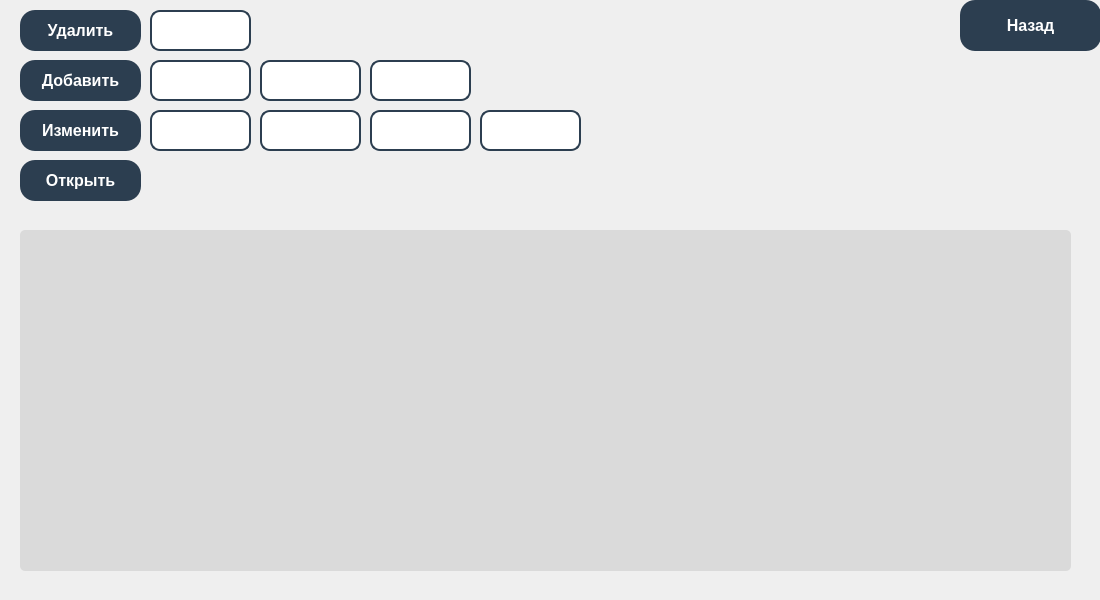
<?xml version="1.0" encoding="UTF-8"?>
<ui version="4.0">
 <class>MainWindow</class>
 <widget class="QMainWindow" name="MainWindow">
  <property name="geometry">
   <rect>
    <x>0</x>
    <y>0</y>
    <width>1100</width>
    <height>600</height>
   </rect>
  </property>
  <property name="minimumSize">
   <size>
    <width>1100</width>
    <height>600</height>
   </size>
  </property>
  <property name="maximumSize">
   <size>
    <width>1100</width>
    <height>600</height>
   </size>
  </property>
  <property name="sizeIncrement">
   <size>
    <width>1100</width>
    <height>600</height>
   </size>
  </property>
  <property name="baseSize">
   <size>
    <width>1100</width>
    <height>600</height>
   </size>
  </property>
  <property name="windowTitle">
   <string>drivers</string>
  </property>
  <property name="styleSheet">
   <string notr="true">/* Стили для фона */
QFrame#backgroundFrame {
    background-color: #f1f1f1;
}
font-family: &quot;Roboto&quot;, Arial, sans-serif;</string>
  </property>
  <widget class="QWidget" name="centralwidget">
   <widget class="QTableWidget" name="tableWidget">
    <property name="geometry">
     <rect>
      <x>20</x>
      <y>230</y>
      <width>1051</width>
      <height>341</height>
     </rect>
    </property>
    <property name="styleSheet">
     <string notr="true">background-color: rgb(218, 218, 218);
border-radius: 5px;</string>
    </property>
    <property name="dragEnabled">
     <bool>true</bool>
    </property>
   </widget>
   <widget class="QPushButton" name="Dell">
    <property name="geometry">
     <rect>
      <x>20</x>
      <y>10</y>
      <width>121</width>
      <height>41</height>
     </rect>
    </property>
    <property name="styleSheet">
     <string notr="true">/* Стили для обычной кнопки */
QPushButton {
    border: none;
    border-radius: 15px;
    padding: 10px 20px;
    font-size: 16px;
    font-weight: bold;
    color: white;
    background-color: #2c3e50;
}

/* Стили для кнопки при наведении */
QPushButton:hover {
    background-color: #34495e;
}

/* Стили для кнопки при нажатии */
QPushButton:pressed {
    background-color: #1f2b36;
}
</string>
    </property>
    <property name="text">
     <string>Удалить</string>
    </property>
   </widget>
   <widget class="QPushButton" name="Add">
    <property name="geometry">
     <rect>
      <x>20</x>
      <y>60</y>
      <width>121</width>
      <height>41</height>
     </rect>
    </property>
    <property name="styleSheet">
     <string notr="true">/* Стили для обычной кнопки */
QPushButton {
    border: none;
    border-radius: 15px;
    padding: 10px 20px;
    font-size: 16px;
    font-weight: bold;
    color: white;
    background-color: #2c3e50;
}

/* Стили для кнопки при наведении */
QPushButton:hover {
    background-color: #34495e;
}

/* Стили для кнопки при нажатии */
QPushButton:pressed {
    background-color: #1f2b36;
}
</string>
    </property>
    <property name="text">
     <string>Добавить</string>
    </property>
   </widget>
   <widget class="QPushButton" name="Change">
    <property name="geometry">
     <rect>
      <x>20</x>
      <y>110</y>
      <width>121</width>
      <height>41</height>
     </rect>
    </property>
    <property name="styleSheet">
     <string notr="true">/* Стили для обычной кнопки */
QPushButton {
    border: none;
    border-radius: 15px;
    padding: 10px 20px;
    font-size: 16px;
    font-weight: bold;
    color: white;
    background-color: #2c3e50;
}

/* Стили для кнопки при наведении */
QPushButton:hover {
    background-color: #34495e;
}

/* Стили для кнопки при нажатии */
QPushButton:pressed {
    background-color: #1f2b36;
}
</string>
    </property>
    <property name="text">
     <string>Изменить</string>
    </property>
   </widget>
   <widget class="QPushButton" name="Open">
    <property name="geometry">
     <rect>
      <x>20</x>
      <y>160</y>
      <width>121</width>
      <height>41</height>
     </rect>
    </property>
    <property name="styleSheet">
     <string notr="true">/* Стили для обычной кнопки */
QPushButton {
    border: none;
    border-radius: 15px;
    padding: 10px 20px;
    font-size: 16px;
    font-weight: bold;
    color: white;
    background-color: #2c3e50;
}

/* Стили для кнопки при наведении */
QPushButton:hover {
    background-color: #34495e;
}

/* Стили для кнопки при нажатии */
QPushButton:pressed {
    background-color: #1f2b36;
}
</string>
    </property>
    <property name="text">
     <string>Открыть</string>
    </property>
   </widget>
   <widget class="QPushButton" name="Back">
    <property name="geometry">
     <rect>
      <x>960</x>
      <y>0</y>
      <width>141</width>
      <height>51</height>
     </rect>
    </property>
    <property name="styleSheet">
     <string notr="true">/* Стили для обычной кнопки */
QPushButton {
    border: none;
    border-radius: 15px;
    padding: 10px 20px;
    font-size: 16px;
    font-weight: bold;
    color: white;
    background-color: #2c3e50;
}

/* Стили для кнопки при наведении */
QPushButton:hover {
    background-color: #34495e;
}

/* Стили для кнопки при нажатии */
QPushButton:pressed {
    background-color: #1f2b36;
}
</string>
    </property>
    <property name="text">
     <string>Назад</string>
    </property>
   </widget>
   <widget class="QLineEdit" name="DellLine">
    <property name="geometry">
     <rect>
      <x>150</x>
      <y>10</y>
      <width>101</width>
      <height>41</height>
     </rect>
    </property>
    <property name="styleSheet">
     <string notr="true">/* Стили для поля ввода */
QLineEdit {
    border: 2px solid #2c3e50;
    border-radius: 10px;
    padding: 8px;
    font-size: 13px;
    color: #2c3e50;
}

/* Стили для поля ввода при получении фокуса */
QLineEdit:focus {
    border-color: #34495e;
}
</string>
    </property>
    <property name="text">
     <string/>
    </property>
   </widget>
   <widget class="QLineEdit" name="AddLine">
    <property name="geometry">
     <rect>
      <x>150</x>
      <y>60</y>
      <width>101</width>
      <height>41</height>
     </rect>
    </property>
    <property name="styleSheet">
     <string notr="true">/* Стили для поля ввода */
QLineEdit {
    border: 2px solid #2c3e50;
    border-radius: 10px;
    padding: 8px;
    font-size: 13px;
    color: #2c3e50;
}

/* Стили для поля ввода при получении фокуса */
QLineEdit:focus {
    border-color: #34495e;
}
</string>
    </property>
   </widget>
   <widget class="QLineEdit" name="AddLine_1">
    <property name="geometry">
     <rect>
      <x>260</x>
      <y>60</y>
      <width>101</width>
      <height>41</height>
     </rect>
    </property>
    <property name="styleSheet">
     <string notr="true">/* Стили для поля ввода */
QLineEdit {
    border: 2px solid #2c3e50;
    border-radius: 10px;
    padding: 8px;
    font-size: 13px;
    color: #2c3e50;
}

/* Стили для поля ввода при получении фокуса */
QLineEdit:focus {
    border-color: #34495e;
}
</string>
    </property>
   </widget>
   <widget class="QLineEdit" name="AddLine_2">
    <property name="geometry">
     <rect>
      <x>370</x>
      <y>60</y>
      <width>101</width>
      <height>41</height>
     </rect>
    </property>
    <property name="styleSheet">
     <string notr="true">/* Стили для поля ввода */
QLineEdit {
    border: 2px solid #2c3e50;
    border-radius: 10px;
    padding: 8px;
    font-size: 13px;
    color: #2c3e50;
}

/* Стили для поля ввода при получении фокуса */
QLineEdit:focus {
    border-color: #34495e;
}
</string>
    </property>
   </widget>
   <widget class="QLineEdit" name="ChangeLine_1">
    <property name="geometry">
     <rect>
      <x>260</x>
      <y>110</y>
      <width>101</width>
      <height>41</height>
     </rect>
    </property>
    <property name="styleSheet">
     <string notr="true">/* Стили для поля ввода */
QLineEdit {
    border: 2px solid #2c3e50;
    border-radius: 10px;
    padding: 8px;
    font-size: 13px;
    color: #2c3e50;
}

/* Стили для поля ввода при получении фокуса */
QLineEdit:focus {
    border-color: #34495e;
}
</string>
    </property>
   </widget>
   <widget class="QLineEdit" name="ChangeLine_2">
    <property name="geometry">
     <rect>
      <x>370</x>
      <y>110</y>
      <width>101</width>
      <height>41</height>
     </rect>
    </property>
    <property name="styleSheet">
     <string notr="true">/* Стили для поля ввода */
QLineEdit {
    border: 2px solid #2c3e50;
    border-radius: 10px;
    padding: 8px;
    font-size: 13px;
    color: #2c3e50;
}

/* Стили для поля ввода при получении фокуса */
QLineEdit:focus {
    border-color: #34495e;
}
</string>
    </property>
   </widget>
   <widget class="QLineEdit" name="ChangeLine_3">
    <property name="geometry">
     <rect>
      <x>480</x>
      <y>110</y>
      <width>101</width>
      <height>41</height>
     </rect>
    </property>
    <property name="styleSheet">
     <string notr="true">/* Стили для поля ввода */
QLineEdit {
    border: 2px solid #2c3e50;
    border-radius: 10px;
    padding: 8px;
    font-size: 13px;
    color: #2c3e50;
}

/* Стили для поля ввода при получении фокуса */
QLineEdit:focus {
    border-color: #34495e;
}
</string>
    </property>
   </widget>
   <widget class="QLineEdit" name="ChangeLine">
    <property name="geometry">
     <rect>
      <x>150</x>
      <y>110</y>
      <width>101</width>
      <height>41</height>
     </rect>
    </property>
    <property name="styleSheet">
     <string notr="true">/* Стили для поля ввода */
QLineEdit {
    border: 2px solid #2c3e50;
    border-radius: 10px;
    padding: 8px;
    font-size: 13px;
    color: #2c3e50;
}

/* Стили для поля ввода при получении фокуса */
QLineEdit:focus {
    border-color: #34495e;
}
</string>
    </property>
   </widget>
  </widget>
 </widget>
 <resources/>
 <connections/>
</ui>
